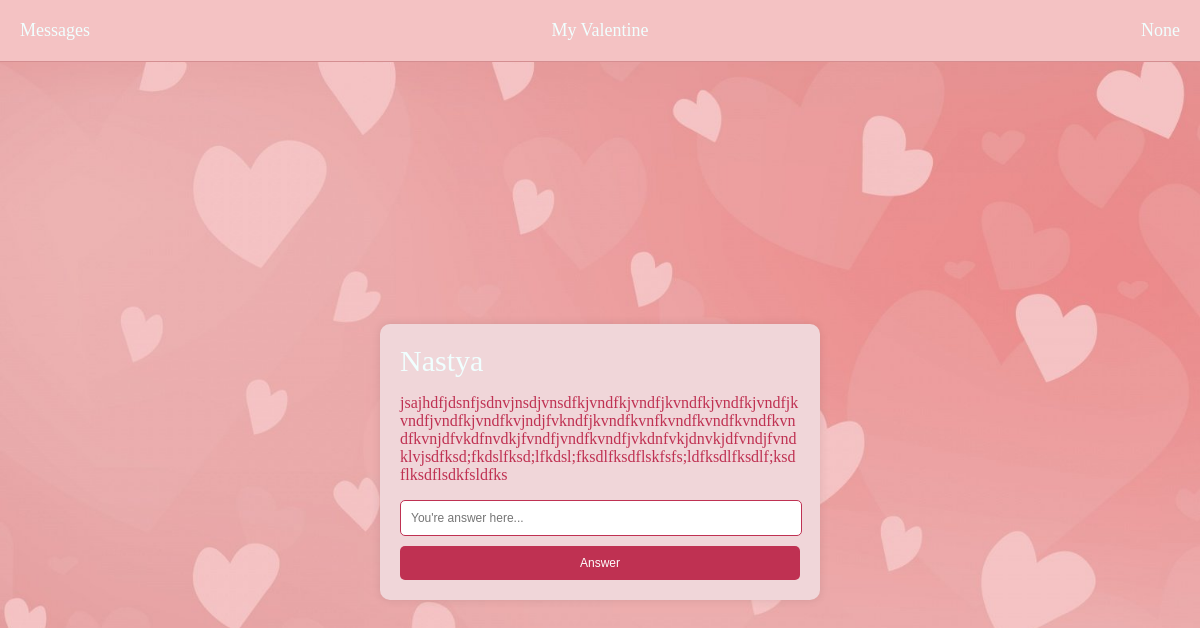
The page /answer/2 on the database its author committed.
### main/models.py (models this page shows, shortened)
class ValentineMessage(models.Model):
    __CHOICES__ = {'y': "Yes", 'n': "NO"}
    sender = models.ForeignKey(User, on_delete=models.CASCADE)
    question = models.CharField(max_length=100)
    recipient_name = models.CharField(max_length=16)
    answer = models.CharField(max_length=100, null=True, default=None)

class User(models.Model):
    login = models.CharField(max_length=16, unique=True)

### main/views.py (the view)
# urls.py: path('answer/<int:mess_id>', mView.answer, name='answer')
def answer(request, mess_id):
    login = request.session.get('login')
    message = ValentineMessage.objects.get(id=mess_id)
    if request.method == 'POST':
        form = SendAnswerForm(request.POST)
        if form.is_valid():
            message.answer = form.cleaned_data['answer']
            message.save()
            return redirect('messages')
    else:
        form = SendAnswerForm()
    return render(request, 'answer.html', {'user': login, 'form': form, 'message': message})

### main/forms.py
class SendAnswerForm(forms.Form):
    answer = forms.CharField(max_length=200, widget=forms.TextInput(attrs={'placeholder': 'You\'re answer here...'}))

### main/templatetags/custom_tags.py (called while the page is built)
@register.filter
def any_unread(messages):
    if messages is None:
        return False
    return any(not message.answer for message in messages)

### main/templates/answer.html (shortened to what this page needs)
<!DOCTYPE html>
{% extends 'base.html' %}
{% block Main %}
    <div class="SendValContainer MaxHeight MaxWidth Flex AlignCenter JustifyConCenter">
        <form class="VForm" method="post" action="{% url 'answer' message.id %}" enctype="multipart/form-data">
            <div class="InfoContainer MaxWidth">
                <span class="Text VText">{{ message.sender.login }}</span>
                <p class="QText Text">{{message.question}}</p>
            </div>
            {{ form.answer }}
            <button type="submit">Answer</button>
        </form>
    </div>
{% endblock %}

### main/templates/base.html (shortened to what this page needs)
<!DOCTYPE html>
{% load static %}
{% load custom_tags %}
<html lang="en" class="MaxHeight MaxWidth">
<head>
    <link rel="stylesheet" href="{% static 'main/css/style.css' %}">
</head>
<body class="MaxHeight MaxWidth">
    <div class="MaxHeight AutoWidth Flex Column">
        <header class="header Flex AlignCenter JustifySpaceB">
            <div class="Requests">
                {% if received|any_unread %}
                    <span><a class="NotReaded" href="{% url 'messages' %}">Messages</a></span>
                {% else %}
                    <span><a class="Text" href="{% url 'messages' %}">Messages</a></span>
                {% endif %}
            </div>
            <div class="General Grid JustifyItCenter"><span class="Text"><a href="{% url 'home' %}">My Valentine</a></span></div>
            <div class="Login Grid JustifyEnd"><span class="Text">{{user}}
            </span></div>
        </header>
        {% block Main %}
        {% endblock %}
    </div>
</body>
</html>

### main/static/main/css/style.css (style rules this page uses)
html { background-image: url("../img/HeartBack.jpg"); background-repeat: no-repeat; background-position: center center; background-attachment: fixed; -webkit-background-size: cover; -moz-background-size: cover; -o-background-size: cover; background-size: cover; }
html, body { margin: 0; overflow: hidden; }
a { outline: none; text-decoration: none; color: azure; }
.MaxHeight { min-height: 100vh; }
.MaxWidth { min-width: 100%; }
.AutoWidth { width: auto; }
.Flex { display: flex; }
.Column { flex-direction: column; }
.AlignCenter { align-items: center; }
.JustifySpaceB { justify-content: space-between; }
.JustifyEnd { justify-content: end; }
.JustifyItCenter { justify-items: center; }
.JustifyConCenter { justify-content: center; }
.header { background-color: rgb(244, 194, 195); border-bottom: 1px solid rgb(212, 142, 145); padding: 20px; }
.header span { font-size: 18px; }
.Grid { display: grid; }
.Requests { width: 45%; }
.General { width: 10%; }
.Login { width: 45%; }
.Text { word-wrap: break-word; color: azure; }
.QText { color: #bf3152; font-size: 16px; }
.General, .VForm span { font-family: BillaCyr; font-size: 30px; }
.VForm { width: 400px; background-color: #f0d6d9; padding: 20px; border-radius: 10px; box-shadow: 0px 0px 10px rgba(0, 0, 0, 0.1); }
.VText { text-align: center; margin-bottom: 20px; }
.VForm input[type="text"] { width: 95%; padding: 10px; margin-bottom: 10px; border: 1px solid #bf3152; border-radius: 5px; font-size: 12px; }
.VForm button { width: 100%; padding: 10px; background-color: #bf3152; color: white; border: none; border-radius: 5px; cursor: pointer; font-size: 12px; }

### rows shown on the page
ValentineMessage: sender.login "Nastya", question "jsajhdfjdsnfjsdnvjnsdjvnsdfkjvndfkjvndfjkvndfkjvndfkjvndfjkvndfjvndfkjvndfkvjndjfvkndfjkvndfkvnfkvndfkvndfkvndfkvndfkvnjdfvkdfnvdkjfvndfjvndfkvndfjvkdnfvkjdnvkjdfvndjfvndklvjsdfksd;fkdslfksd;lfkdsl;fksdlfksdflskfsfs;ldfksdlfksdlf;ksdflksdflsdkfsldfks"

### other values the page prints
{{ user }} "None"
